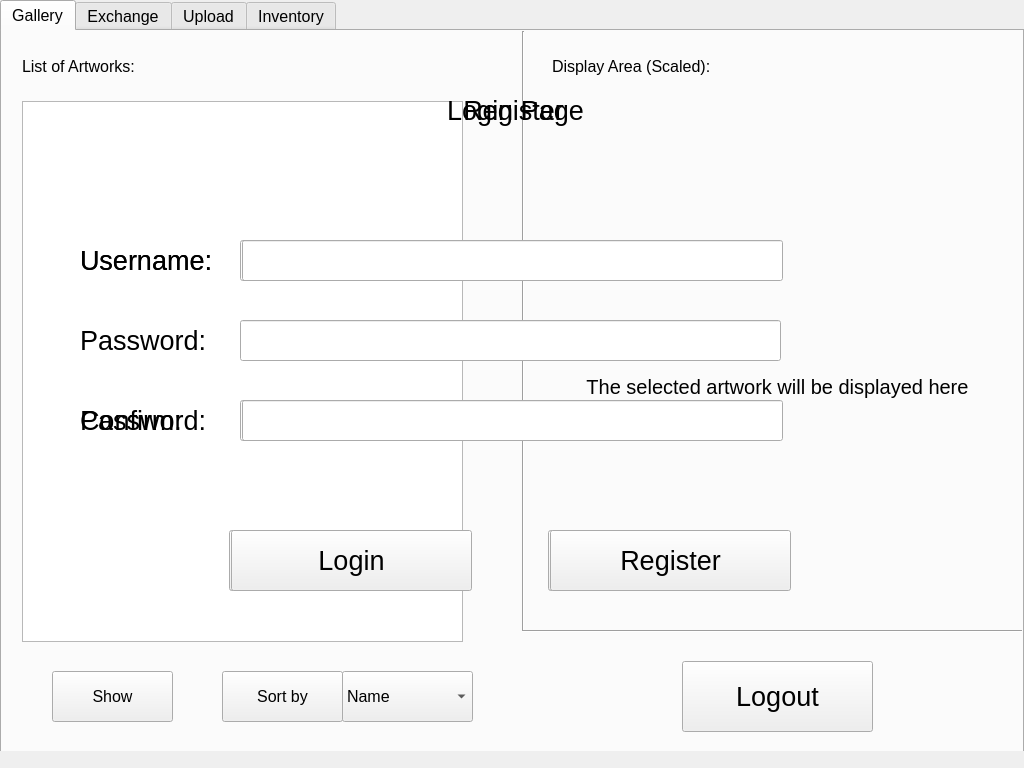
<?xml version="1.0" encoding="UTF-8"?>
<ui version="4.0">
 <class>MainWindow</class>
 <widget class="QMainWindow" name="MainWindow">
  <property name="enabled">
   <bool>true</bool>
  </property>
  <property name="geometry">
   <rect>
    <x>0</x>
    <y>0</y>
    <width>1024</width>
    <height>768</height>
   </rect>
  </property>
  <property name="sizePolicy">
   <sizepolicy hsizetype="Fixed" vsizetype="Fixed">
    <horstretch>0</horstretch>
    <verstretch>0</verstretch>
   </sizepolicy>
  </property>
  <property name="minimumSize">
   <size>
    <width>1024</width>
    <height>768</height>
   </size>
  </property>
  <property name="maximumSize">
   <size>
    <width>1024</width>
    <height>768</height>
   </size>
  </property>
  <property name="font">
   <font>
    <family>Arial</family>
    <pointsize>12</pointsize>
   </font>
  </property>
  <property name="windowTitle">
   <string>MainWindow</string>
  </property>
  <property name="toolTip">
   <string/>
  </property>
  <property name="tabShape">
   <enum>QTabWidget::Rounded</enum>
  </property>
  <widget class="QWidget" name="centralwidget">
   <widget class="QWidget" name="LoginPage" native="true">
    <property name="geometry">
     <rect>
      <x>0</x>
      <y>0</y>
      <width>1024</width>
      <height>751</height>
     </rect>
    </property>
    <property name="font">
     <font>
      <family>Arial</family>
     </font>
    </property>
    <property name="inputMethodHints">
     <set>Qt::ImhNone</set>
    </property>
    <widget class="QPushButton" name="btnLoginPageLogin">
     <property name="geometry">
      <rect>
       <x>231</x>
       <y>530</y>
       <width>241</width>
       <height>61</height>
      </rect>
     </property>
     <property name="font">
      <font>
       <pointsize>20</pointsize>
      </font>
     </property>
     <property name="cursor">
      <cursorShape>PointingHandCursor</cursorShape>
     </property>
     <property name="text">
      <string>Login</string>
     </property>
    </widget>
    <widget class="QPushButton" name="btnLoginPageReg">
     <property name="geometry">
      <rect>
       <x>550</x>
       <y>530</y>
       <width>241</width>
       <height>61</height>
      </rect>
     </property>
     <property name="font">
      <font>
       <pointsize>20</pointsize>
      </font>
     </property>
     <property name="cursor">
      <cursorShape>PointingHandCursor</cursorShape>
     </property>
     <property name="text">
      <string>Register</string>
     </property>
    </widget>
    <widget class="QLabel" name="LoginPageLabel_2">
     <property name="geometry">
      <rect>
       <x>80</x>
       <y>230</y>
       <width>151</width>
       <height>61</height>
      </rect>
     </property>
     <property name="font">
      <font>
       <pointsize>20</pointsize>
      </font>
     </property>
     <property name="text">
      <string>Username:</string>
     </property>
    </widget>
    <widget class="QLabel" name="LoginPageLabel_3">
     <property name="geometry">
      <rect>
       <x>80</x>
       <y>390</y>
       <width>151</width>
       <height>61</height>
      </rect>
     </property>
     <property name="font">
      <font>
       <pointsize>20</pointsize>
      </font>
     </property>
     <property name="text">
      <string>Password:</string>
     </property>
    </widget>
    <widget class="QLabel" name="LoginPageLabel_1">
     <property name="geometry">
      <rect>
       <x>390</x>
       <y>80</y>
       <width>251</width>
       <height>61</height>
      </rect>
     </property>
     <property name="font">
      <font>
       <pointsize>20</pointsize>
      </font>
     </property>
     <property name="text">
      <string>Login Page</string>
     </property>
     <property name="alignment">
      <set>Qt::AlignCenter</set>
     </property>
    </widget>
    <widget class="QLineEdit" name="LoginPageUsernameInput">
     <property name="geometry">
      <rect>
       <x>242</x>
       <y>240</y>
       <width>541</width>
       <height>41</height>
      </rect>
     </property>
     <property name="font">
      <font>
       <pointsize>20</pointsize>
      </font>
     </property>
    </widget>
    <widget class="QLineEdit" name="LoginPagePasswordInput">
     <property name="enabled">
      <bool>true</bool>
     </property>
     <property name="geometry">
      <rect>
       <x>242</x>
       <y>400</y>
       <width>541</width>
       <height>41</height>
      </rect>
     </property>
     <property name="font">
      <font>
       <pointsize>20</pointsize>
      </font>
     </property>
     <property name="inputMethodHints">
      <set>Qt::ImhHiddenText|Qt::ImhNoAutoUppercase|Qt::ImhNoPredictiveText|Qt::ImhSensitiveData</set>
     </property>
     <property name="echoMode">
      <enum>QLineEdit::Password</enum>
     </property>
     <property name="placeholderText">
      <string/>
     </property>
     <property name="clearButtonEnabled">
      <bool>false</bool>
     </property>
    </widget>
   </widget>
   <widget class="QWidget" name="RegPage" native="true">
    <property name="geometry">
     <rect>
      <x>0</x>
      <y>0</y>
      <width>1024</width>
      <height>751</height>
     </rect>
    </property>
    <widget class="QLabel" name="RegPageLabel_2">
     <property name="geometry">
      <rect>
       <x>80</x>
       <y>230</y>
       <width>151</width>
       <height>61</height>
      </rect>
     </property>
     <property name="font">
      <font>
       <pointsize>20</pointsize>
      </font>
     </property>
     <property name="text">
      <string>Username:</string>
     </property>
    </widget>
    <widget class="QLabel" name="RegPageLabel_1">
     <property name="geometry">
      <rect>
       <x>388</x>
       <y>80</y>
       <width>251</width>
       <height>61</height>
      </rect>
     </property>
     <property name="font">
      <font>
       <pointsize>20</pointsize>
      </font>
     </property>
     <property name="text">
      <string>Register</string>
     </property>
     <property name="alignment">
      <set>Qt::AlignCenter</set>
     </property>
    </widget>
    <widget class="QLabel" name="RegPageLabel_4">
     <property name="geometry">
      <rect>
       <x>80</x>
       <y>390</y>
       <width>151</width>
       <height>61</height>
      </rect>
     </property>
     <property name="font">
      <font>
       <pointsize>20</pointsize>
      </font>
     </property>
     <property name="text">
      <string>Confirm:</string>
     </property>
    </widget>
    <widget class="QLabel" name="RegPageLabel_3">
     <property name="geometry">
      <rect>
       <x>80</x>
       <y>310</y>
       <width>151</width>
       <height>61</height>
      </rect>
     </property>
     <property name="font">
      <font>
       <pointsize>20</pointsize>
      </font>
     </property>
     <property name="text">
      <string>Password:</string>
     </property>
    </widget>
    <widget class="QLineEdit" name="RegPageUsernameInput">
     <property name="geometry">
      <rect>
       <x>240</x>
       <y>240</y>
       <width>541</width>
       <height>41</height>
      </rect>
     </property>
     <property name="font">
      <font>
       <pointsize>20</pointsize>
      </font>
     </property>
    </widget>
    <widget class="QLineEdit" name="RegPagePasswordInput">
     <property name="geometry">
      <rect>
       <x>240</x>
       <y>320</y>
       <width>541</width>
       <height>41</height>
      </rect>
     </property>
     <property name="font">
      <font>
       <pointsize>20</pointsize>
      </font>
     </property>
     <property name="echoMode">
      <enum>QLineEdit::Password</enum>
     </property>
    </widget>
    <widget class="QLineEdit" name="RegPageConfirmPasswordInput">
     <property name="geometry">
      <rect>
       <x>240</x>
       <y>400</y>
       <width>541</width>
       <height>41</height>
      </rect>
     </property>
     <property name="font">
      <font>
       <pointsize>20</pointsize>
      </font>
     </property>
     <property name="echoMode">
      <enum>QLineEdit::Password</enum>
     </property>
    </widget>
    <widget class="QPushButton" name="btnRegPageReg">
     <property name="geometry">
      <rect>
       <x>229</x>
       <y>530</y>
       <width>241</width>
       <height>61</height>
      </rect>
     </property>
     <property name="font">
      <font>
       <pointsize>20</pointsize>
      </font>
     </property>
     <property name="cursor">
      <cursorShape>PointingHandCursor</cursorShape>
     </property>
     <property name="text">
      <string>Register</string>
     </property>
    </widget>
    <widget class="QPushButton" name="btnRegPageBack">
     <property name="geometry">
      <rect>
       <x>548</x>
       <y>530</y>
       <width>241</width>
       <height>61</height>
      </rect>
     </property>
     <property name="font">
      <font>
       <pointsize>20</pointsize>
      </font>
     </property>
     <property name="cursor">
      <cursorShape>PointingHandCursor</cursorShape>
     </property>
     <property name="text">
      <string>Back</string>
     </property>
    </widget>
   </widget>
   <widget class="QWidget" name="AppPage" native="true">
    <property name="geometry">
     <rect>
      <x>0</x>
      <y>0</y>
      <width>1024</width>
      <height>751</height>
     </rect>
    </property>
    <property name="font">
     <font>
      <family>Arial</family>
     </font>
    </property>
    <widget class="QTabWidget" name="AppPageTab">
     <property name="geometry">
      <rect>
       <x>0</x>
       <y>0</y>
       <width>1024</width>
       <height>768</height>
      </rect>
     </property>
     <property name="currentIndex">
      <number>0</number>
     </property>
     <widget class="QWidget" name="AppPageGalleryTab">
      <attribute name="title">
       <string>Gallery</string>
      </attribute>
      <widget class="QLabel" name="GalleryLabel_1">
       <property name="geometry">
        <rect>
         <x>20</x>
         <y>20</y>
         <width>121</width>
         <height>31</height>
        </rect>
       </property>
       <property name="text">
        <string>List of Artworks:</string>
       </property>
      </widget>
      <widget class="QPushButton" name="btnGalleryShow">
       <property name="geometry">
        <rect>
         <x>50</x>
         <y>640</y>
         <width>121</width>
         <height>51</height>
        </rect>
       </property>
       <property name="cursor">
        <cursorShape>PointingHandCursor</cursorShape>
       </property>
       <property name="layoutDirection">
        <enum>Qt::LeftToRight</enum>
       </property>
       <property name="text">
        <string>Show</string>
       </property>
      </widget>
      <widget class="QComboBox" name="GallerySortTypeComboBox">
       <property name="geometry">
        <rect>
         <x>340</x>
         <y>640</y>
         <width>131</width>
         <height>51</height>
        </rect>
       </property>
       <item>
        <property name="text">
         <string>Name</string>
        </property>
       </item>
       <item>
        <property name="text">
         <string>New</string>
        </property>
       </item>
      </widget>
      <widget class="QPushButton" name="btnGallerySort">
       <property name="geometry">
        <rect>
         <x>220</x>
         <y>640</y>
         <width>121</width>
         <height>51</height>
        </rect>
       </property>
       <property name="cursor">
        <cursorShape>PointingHandCursor</cursorShape>
       </property>
       <property name="text">
        <string>Sort by</string>
       </property>
      </widget>
      <widget class="Line" name="GalleryLine">
       <property name="geometry">
        <rect>
         <x>511</x>
         <y>0</y>
         <width>21</width>
         <height>601</height>
        </rect>
       </property>
       <property name="orientation">
        <enum>Qt::Vertical</enum>
       </property>
      </widget>
      <widget class="QLabel" name="GalleryLabel_2">
       <property name="geometry">
        <rect>
         <x>550</x>
         <y>20</y>
         <width>171</width>
         <height>31</height>
        </rect>
       </property>
       <property name="text">
        <string>Display Area (Scaled):</string>
       </property>
      </widget>
      <widget class="QLabel" name="GalleryArtworkLabel">
       <property name="geometry">
        <rect>
         <x>550</x>
         <y>130</y>
         <width>451</width>
         <height>451</height>
        </rect>
       </property>
       <property name="font">
        <font>
         <pointsize>15</pointsize>
        </font>
       </property>
       <property name="text">
        <string>The selected artwork will be displayed here</string>
       </property>
       <property name="textFormat">
        <enum>Qt::PlainText</enum>
       </property>
       <property name="scaledContents">
        <bool>true</bool>
       </property>
       <property name="alignment">
        <set>Qt::AlignCenter</set>
       </property>
      </widget>
      <widget class="QListWidget" name="GalleryArtWrokList">
       <property name="geometry">
        <rect>
         <x>20</x>
         <y>70</y>
         <width>441</width>
         <height>541</height>
        </rect>
       </property>
       <property name="font">
        <font>
         <family>Arial</family>
         <pointsize>20</pointsize>
        </font>
       </property>
      </widget>
      <widget class="QPushButton" name="btnLogout">
       <property name="geometry">
        <rect>
         <x>680</x>
         <y>630</y>
         <width>191</width>
         <height>71</height>
        </rect>
       </property>
       <property name="font">
        <font>
         <pointsize>20</pointsize>
        </font>
       </property>
       <property name="cursor">
        <cursorShape>PointingHandCursor</cursorShape>
       </property>
       <property name="text">
        <string>Logout</string>
       </property>
      </widget>
      <widget class="Line" name="GalleryLine_2">
       <property name="geometry">
        <rect>
         <x>520</x>
         <y>590</y>
         <width>501</width>
         <height>21</height>
        </rect>
       </property>
       <property name="orientation">
        <enum>Qt::Horizontal</enum>
       </property>
      </widget>
     </widget>
     <widget class="QWidget" name="AppPageExchangeTab">
      <attribute name="title">
       <string>Exchange</string>
      </attribute>
      <widget class="QLabel" name="ExchangeLabel_1">
       <property name="geometry">
        <rect>
         <x>50</x>
         <y>50</y>
         <width>291</width>
         <height>51</height>
        </rect>
       </property>
       <property name="font">
        <font>
         <pointsize>20</pointsize>
        </font>
       </property>
       <property name="text">
        <string>Transfer ownership of</string>
       </property>
      </widget>
      <widget class="QLineEdit" name="ExchangeFileNameInput">
       <property name="geometry">
        <rect>
         <x>50</x>
         <y>130</y>
         <width>391</width>
         <height>41</height>
        </rect>
       </property>
       <property name="font">
        <font>
         <pointsize>20</pointsize>
        </font>
       </property>
       <property name="placeholderText">
        <string>Artwork name</string>
       </property>
      </widget>
      <widget class="QLabel" name="ExchangeLabel_2">
       <property name="geometry">
        <rect>
         <x>50</x>
         <y>200</y>
         <width>41</width>
         <height>51</height>
        </rect>
       </property>
       <property name="font">
        <font>
         <pointsize>20</pointsize>
        </font>
       </property>
       <property name="text">
        <string>to</string>
       </property>
      </widget>
      <widget class="QLineEdit" name="ExchangeUsernameInput">
       <property name="geometry">
        <rect>
         <x>50</x>
         <y>280</y>
         <width>391</width>
         <height>41</height>
        </rect>
       </property>
       <property name="font">
        <font>
         <pointsize>20</pointsize>
        </font>
       </property>
       <property name="placeholderText">
        <string>Username</string>
       </property>
      </widget>
      <widget class="QLineEdit" name="ExchangeConfirmUsernameInput">
       <property name="geometry">
        <rect>
         <x>50</x>
         <y>350</y>
         <width>391</width>
         <height>41</height>
        </rect>
       </property>
       <property name="font">
        <font>
         <pointsize>20</pointsize>
        </font>
       </property>
       <property name="placeholderText">
        <string>Confirm Username</string>
       </property>
      </widget>
      <widget class="QPushButton" name="btnExchangeConstructBlock">
       <property name="geometry">
        <rect>
         <x>120</x>
         <y>440</y>
         <width>221</width>
         <height>81</height>
        </rect>
       </property>
       <property name="font">
        <font>
         <pointsize>20</pointsize>
        </font>
       </property>
       <property name="cursor">
        <cursorShape>PointingHandCursor</cursorShape>
       </property>
       <property name="text">
        <string>Construct block</string>
       </property>
      </widget>
      <widget class="QPushButton" name="btnExchangeAppendToChain">
       <property name="enabled">
        <bool>false</bool>
       </property>
       <property name="geometry">
        <rect>
         <x>120</x>
         <y>550</y>
         <width>221</width>
         <height>81</height>
        </rect>
       </property>
       <property name="font">
        <font>
         <pointsize>20</pointsize>
        </font>
       </property>
       <property name="cursor">
        <cursorShape>PointingHandCursor</cursorShape>
       </property>
       <property name="text">
        <string>Append to chain</string>
       </property>
      </widget>
      <widget class="QLabel" name="ExchangeLabel_3">
       <property name="geometry">
        <rect>
         <x>550</x>
         <y>50</y>
         <width>191</width>
         <height>51</height>
        </rect>
       </property>
       <property name="font">
        <font>
         <pointsize>20</pointsize>
        </font>
       </property>
       <property name="text">
        <string>Preview block:</string>
       </property>
      </widget>
      <widget class="Line" name="ExchangeLine">
       <property name="geometry">
        <rect>
         <x>511</x>
         <y>0</y>
         <width>21</width>
         <height>711</height>
        </rect>
       </property>
       <property name="orientation">
        <enum>Qt::Vertical</enum>
       </property>
      </widget>
      <widget class="QTextBrowser" name="ExchangePreviewBlockOutputTextArea">
       <property name="geometry">
        <rect>
         <x>550</x>
         <y>120</y>
         <width>441</width>
         <height>571</height>
        </rect>
       </property>
      </widget>
      <widget class="QPushButton" name="btnExchangeClear">
       <property name="geometry">
        <rect>
         <x>370</x>
         <y>650</y>
         <width>131</width>
         <height>51</height>
        </rect>
       </property>
       <property name="font">
        <font>
         <pointsize>20</pointsize>
        </font>
       </property>
       <property name="cursor">
        <cursorShape>PointingHandCursor</cursorShape>
       </property>
       <property name="text">
        <string>Clear</string>
       </property>
      </widget>
     </widget>
     <widget class="QWidget" name="AppPageUploadTab">
      <attribute name="title">
       <string>Upload</string>
      </attribute>
      <widget class="QLabel" name="UploadLabel_1">
       <property name="geometry">
        <rect>
         <x>0</x>
         <y>40</y>
         <width>1011</width>
         <height>41</height>
        </rect>
       </property>
       <property name="font">
        <font>
         <pointsize>20</pointsize>
        </font>
       </property>
       <property name="text">
        <string>Upload your artwork here</string>
       </property>
       <property name="alignment">
        <set>Qt::AlignCenter</set>
       </property>
      </widget>
      <widget class="QLabel" name="UploadLabel_2">
       <property name="geometry">
        <rect>
         <x>20</x>
         <y>130</y>
         <width>221</width>
         <height>41</height>
        </rect>
       </property>
       <property name="font">
        <font>
         <pointsize>20</pointsize>
        </font>
       </property>
       <property name="text">
        <string>Name of Artwork:</string>
       </property>
       <property name="alignment">
        <set>Qt::AlignLeading|Qt::AlignLeft|Qt::AlignVCenter</set>
       </property>
      </widget>
      <widget class="Line" name="UploadLine">
       <property name="geometry">
        <rect>
         <x>0</x>
         <y>90</y>
         <width>1021</width>
         <height>21</height>
        </rect>
       </property>
       <property name="orientation">
        <enum>Qt::Horizontal</enum>
       </property>
      </widget>
      <widget class="QLabel" name="UploadLabel_3">
       <property name="geometry">
        <rect>
         <x>20</x>
         <y>200</y>
         <width>221</width>
         <height>41</height>
        </rect>
       </property>
       <property name="font">
        <font>
         <pointsize>20</pointsize>
        </font>
       </property>
       <property name="text">
        <string>URL of Artwork:</string>
       </property>
       <property name="alignment">
        <set>Qt::AlignLeading|Qt::AlignLeft|Qt::AlignVCenter</set>
       </property>
      </widget>
      <widget class="QLabel" name="UploadArtworkPreviewLabel">
       <property name="geometry">
        <rect>
         <x>480</x>
         <y>250</y>
         <width>451</width>
         <height>451</height>
        </rect>
       </property>
       <property name="font">
        <font>
         <pointsize>14</pointsize>
        </font>
       </property>
       <property name="text">
        <string>The selected artwork will be displayed here (scaled)</string>
       </property>
       <property name="textFormat">
        <enum>Qt::PlainText</enum>
       </property>
       <property name="scaledContents">
        <bool>true</bool>
       </property>
       <property name="alignment">
        <set>Qt::AlignCenter</set>
       </property>
      </widget>
      <widget class="QLineEdit" name="UploadArtworkNameInput">
       <property name="geometry">
        <rect>
         <x>240</x>
         <y>130</y>
         <width>741</width>
         <height>41</height>
        </rect>
       </property>
       <property name="font">
        <font>
         <pointsize>20</pointsize>
        </font>
       </property>
       <property name="placeholderText">
        <string>At most 50 characters</string>
       </property>
      </widget>
      <widget class="QLineEdit" name="UploadArtworkUrlInput">
       <property name="geometry">
        <rect>
         <x>240</x>
         <y>200</y>
         <width>741</width>
         <height>41</height>
        </rect>
       </property>
       <property name="font">
        <font>
         <pointsize>20</pointsize>
        </font>
       </property>
       <property name="placeholderText">
        <string>Supports .jpg, .jpeg and .png (imgur.com is suggested)</string>
       </property>
      </widget>
      <widget class="QPushButton" name="btnUploadPreview">
       <property name="geometry">
        <rect>
         <x>110</x>
         <y>360</y>
         <width>161</width>
         <height>61</height>
        </rect>
       </property>
       <property name="font">
        <font>
         <pointsize>20</pointsize>
        </font>
       </property>
       <property name="cursor">
        <cursorShape>PointingHandCursor</cursorShape>
       </property>
       <property name="text">
        <string>Preview</string>
       </property>
      </widget>
      <widget class="QPushButton" name="btnUploadUpload">
       <property name="enabled">
        <bool>false</bool>
       </property>
       <property name="geometry">
        <rect>
         <x>110</x>
         <y>490</y>
         <width>161</width>
         <height>61</height>
        </rect>
       </property>
       <property name="font">
        <font>
         <pointsize>20</pointsize>
        </font>
       </property>
       <property name="cursor">
        <cursorShape>PointingHandCursor</cursorShape>
       </property>
       <property name="text">
        <string>Upload</string>
       </property>
      </widget>
      <widget class="QPushButton" name="btnUploadClear">
       <property name="enabled">
        <bool>true</bool>
       </property>
       <property name="geometry">
        <rect>
         <x>110</x>
         <y>620</y>
         <width>161</width>
         <height>61</height>
        </rect>
       </property>
       <property name="font">
        <font>
         <pointsize>20</pointsize>
        </font>
       </property>
       <property name="cursor">
        <cursorShape>PointingHandCursor</cursorShape>
       </property>
       <property name="text">
        <string>Clear</string>
       </property>
      </widget>
     </widget>
     <widget class="QWidget" name="AppPageInventoryTab">
      <attribute name="title">
       <string>Inventory</string>
      </attribute>
      <widget class="QLabel" name="InventoryLabel_1">
       <property name="geometry">
        <rect>
         <x>70</x>
         <y>170</y>
         <width>241</width>
         <height>101</height>
        </rect>
       </property>
       <property name="font">
        <font>
         <pointsize>20</pointsize>
        </font>
       </property>
       <property name="text">
        <string>My artworks:</string>
       </property>
       <property name="alignment">
        <set>Qt::AlignCenter</set>
       </property>
      </widget>
      <widget class="QTextBrowser" name="InventoryTextOutput">
       <property name="geometry">
        <rect>
         <x>360</x>
         <y>30</y>
         <width>621</width>
         <height>651</height>
        </rect>
       </property>
       <property name="font">
        <font>
         <pointsize>20</pointsize>
        </font>
       </property>
       <property name="html">
        <string>&lt;!DOCTYPE HTML PUBLIC &quot;-//W3C//DTD HTML 4.0//EN&quot; &quot;http://www.w3.org/TR/REC-html40/strict.dtd&quot;&gt;
&lt;html&gt;&lt;head&gt;&lt;meta name=&quot;qrichtext&quot; content=&quot;1&quot; /&gt;&lt;style type=&quot;text/css&quot;&gt;
p, li { white-space: pre-wrap; }
&lt;/style&gt;&lt;/head&gt;&lt;body style=&quot; font-family:'Arial'; font-size:20pt; font-weight:400; font-style:normal;&quot;&gt;
&lt;p style=&quot;-qt-paragraph-type:empty; margin-top:0px; margin-bottom:0px; margin-left:0px; margin-right:0px; -qt-block-indent:0; text-indent:0px;&quot;&gt;&lt;br /&gt;&lt;/p&gt;&lt;/body&gt;&lt;/html&gt;</string>
       </property>
      </widget>
      <widget class="QPushButton" name="btnInventoryUpdate">
       <property name="geometry">
        <rect>
         <x>110</x>
         <y>310</y>
         <width>161</width>
         <height>101</height>
        </rect>
       </property>
       <property name="font">
        <font>
         <pointsize>20</pointsize>
        </font>
       </property>
       <property name="cursor">
        <cursorShape>PointingHandCursor</cursorShape>
       </property>
       <property name="text">
        <string>Update</string>
       </property>
      </widget>
      <widget class="QPushButton" name="btnInventoryDownload">
       <property name="geometry">
        <rect>
         <x>50</x>
         <y>470</y>
         <width>281</width>
         <height>101</height>
        </rect>
       </property>
       <property name="font">
        <font>
         <pointsize>20</pointsize>
        </font>
       </property>
       <property name="cursor">
        <cursorShape>PointingHandCursor</cursorShape>
       </property>
       <property name="text">
        <string>Download Chain</string>
       </property>
      </widget>
     </widget>
    </widget>
   </widget>
   <zorder>AppPage</zorder>
   <zorder>RegPage</zorder>
   <zorder>LoginPage</zorder>
  </widget>
  <widget class="QMenuBar" name="menubar">
   <property name="geometry">
    <rect>
     <x>0</x>
     <y>0</y>
     <width>1024</width>
     <height>21</height>
    </rect>
   </property>
  </widget>
 </widget>
 <resources/>
 <connections/>
</ui>
